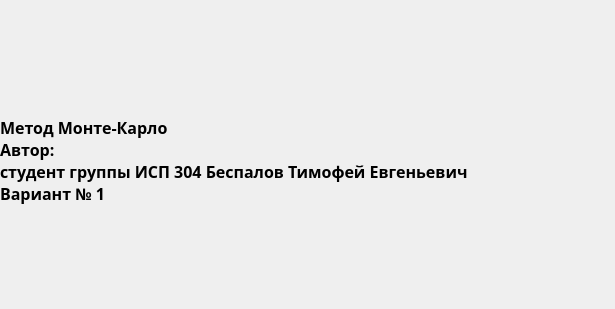
<?xml version="1.0" encoding="UTF-8"?>
<ui version="4.0">
 <class>SplashDialog</class>
 <widget class="QDialog" name="SplashDialog">
  <property name="geometry">
   <rect>
    <x>0</x>
    <y>0</y>
    <width>615</width>
    <height>309</height>
   </rect>
  </property>
  <property name="sizePolicy">
   <sizepolicy hsizetype="Fixed" vsizetype="Fixed">
    <horstretch>0</horstretch>
    <verstretch>0</verstretch>
   </sizepolicy>
  </property>
  <property name="maximumSize">
   <size>
    <width>615</width>
    <height>309</height>
   </size>
  </property>
  <property name="windowTitle">
   <string>Заставка</string>
  </property>
  <widget class="QWidget" name="layoutWidget">
   <property name="geometry">
    <rect>
     <x>0</x>
     <y>0</y>
     <width>621</width>
     <height>301</height>
    </rect>
   </property>
   <layout class="QVBoxLayout" name="verticalLayout">
    <item>
     <widget class="QLabel" name="label_5">
      <property name="sizePolicy">
       <sizepolicy hsizetype="Minimum" vsizetype="Minimum">
        <horstretch>0</horstretch>
        <verstretch>0</verstretch>
       </sizepolicy>
      </property>
      <property name="maximumSize">
       <size>
        <width>134</width>
        <height>134</height>
       </size>
      </property>
      <property name="text">
       <string/>
      </property>
      <property name="textFormat">
       <enum>Qt::TextFormat::MarkdownText</enum>
      </property>
      <property name="pixmap">
       <pixmap resource="../resources.qrc">:/icons/icon/icon.png</pixmap>
      </property>
      <property name="scaledContents">
       <bool>true</bool>
      </property>
     </widget>
    </item>
    <item>
     <widget class="QLabel" name="label">
      <property name="sizePolicy">
       <sizepolicy hsizetype="Expanding" vsizetype="Expanding">
        <horstretch>0</horstretch>
        <verstretch>0</verstretch>
       </sizepolicy>
      </property>
      <property name="minimumSize">
       <size>
        <width>615</width>
        <height>40</height>
       </size>
      </property>
      <property name="maximumSize">
       <size>
        <width>509</width>
        <height>288</height>
       </size>
      </property>
      <property name="font">
       <font>
        <family>Crimson Pro</family>
        <pointsize>16</pointsize>
        <bold>true</bold>
       </font>
      </property>
      <property name="text">
       <string>&lt;html&gt;&lt;head/&gt;&lt;body&gt;&lt;p&gt;&lt;span style=&quot; font-size:12pt;&quot;&gt;Метод Монте-Карло&lt;br/&gt;Автор: &lt;br/&gt;студент группы ИСП 304 Беспалов Тимофей Евгеньевич&lt;br/&gt;Вариант № 1&lt;/span&gt;&lt;/p&gt;&lt;/body&gt;&lt;/html&gt;</string>
      </property>
      <property name="textFormat">
       <enum>Qt::TextFormat::MarkdownText</enum>
      </property>
      <property name="scaledContents">
       <bool>true</bool>
      </property>
     </widget>
    </item>
   </layout>
  </widget>
 </widget>
 <resources>
  <include location="../resources.qrc"/>
 </resources>
 <connections/>
</ui>
